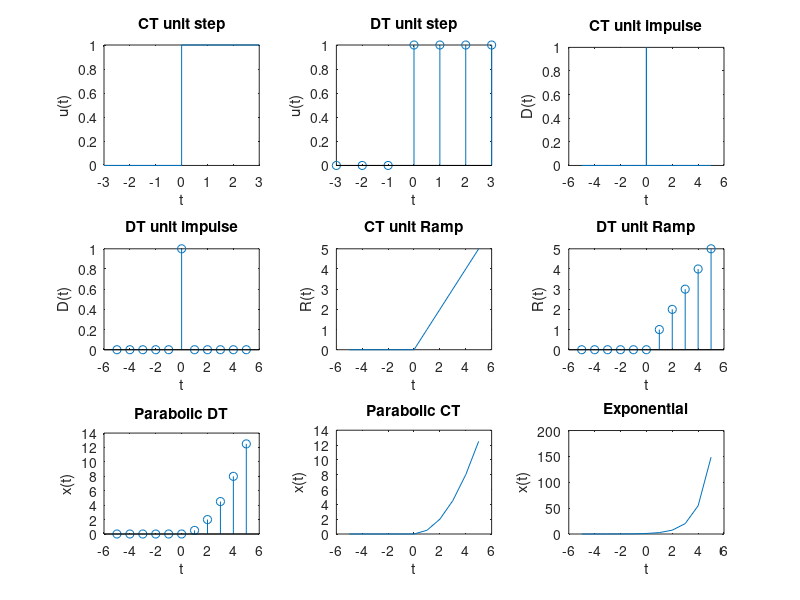

Here is the MATLAB script that generated this plot:
%Unit step Continous
clc;
clear all;
t=[-3:0,0,1:3];
x=[zeros(1,4),ones(1,4)];
subplot(3,3,1);
plot(t,x);
xlabel('t');
ylabel('u(t)');
title('CT unit step');



%Unit step discrete
clc;
clear all;
t=-3:3;
x=[zeros(1,3),ones(1,4)];
subplot(3,3,2);
stem(t,x);
xlabel('t');
ylabel('u(t)');
title('DT unit step');

% Unit Impulse Continous
clc;
clear all;
t=[-5:0,0,0,1:5];
x=[zeros(1,6),ones(1,1),zeros(1,6)];
subplot(3,3,3);
plot(t,x);
xlabel('t');
ylabel('D(t)');
title('CT unit impulse');


% Unit Impulse discreate
clc;
clear all;
t=[-5:5];
x=[zeros(1,5),ones(1,1),zeros(1,5)];
subplot(3,3,4);
stem(t,x);
xlabel('t');
ylabel('D(t)');
title('DT unit impulse');

% Unit Ramp Continous
clc;
clear all;
t=[-5:5];
x=[(t>=0).*t];
subplot(3,3,5);
plot(t,x);
xlabel('t');
ylabel('R(t)');
title('CT unit Ramp');

% Unit Ramp Discreate
clc;
clear all;
t=[-5:5];
x=[(t>=0).*t];
subplot(3,3,6);
stem(t,x);
xlabel('t');
ylabel('R(t)');
title('DT unit Ramp');

% Parabolic Discreate 
clc;
clear all;
t=[-5:5];
x=[(t>=0).*(t.*t/2)];
subplot(3,3,7);
stem(t,x);
xlabel('t');
ylabel('x(t)');
title('Parabolic DT');

% Parabolic contineous 
clc;
clear all;
t=[-5:5];
x=[(t>=0).*(t.*t/2)];
subplot(3,3,8);
plot(t,x);
xlabel('t');
ylabel('x(t)');
title('Parabolic CT');

% Exponential Contineous 
clc;
clear all;
t=[-5:5];
x=[exp(t)];
subplot(3,3,9);
plot(t,x);
xlabel('t');
ylabel('x(t)');
title('Exponential');




